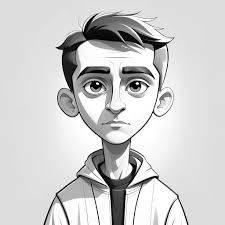
#> input picture session26/death_symbol/images.jfif, 225 x 225 px, found by its file name
$ python symbol.py
#> lines starting #> are read from the running program, lines starting #| are printed output that depends on the picture; after the words box and inside, x2 and y2 are one past the last pixel; in counts of white or black regions, pixels touching at a corner belong together
import cv2


image = cv2.imread('session26/death_symbol/images.jfif')
#> image is the input picture: shape (225, 225, 3); min 0, max 255, mean 205.6


diagonal_length = 50
thickness = 15

for i in range(diagonal_length):
    for t in range(thickness):
        if i + t < image.shape[1] and diagonal_length - i - 1 + t < image.shape[0]:
            image[diagonal_length - i - 1 + t, i] = [0, 0, 0]
            image[diagonal_length - i - 1, i + t] = [0, 0, 0]
        if i - t >= 0 and diagonal_length - i - 1 - t >= 0:
            image[diagonal_length - i - 1 - t, i] = [0, 0, 0]
            image[diagonal_length - i - 1, i - t] = [0, 0, 0]
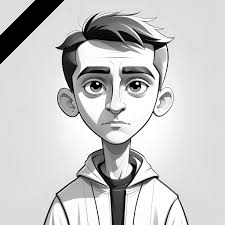
#> image: shape (225, 225, 3); 2.86% of pixels changed, all inside (x1, y1, x2, y2) = (0, 0, 64, 64)

cv2.imwrite('session26/death_symbol/death_image.jpg', image)

cv2.imshow('Death Image', image)
cv2.waitKey(0)
